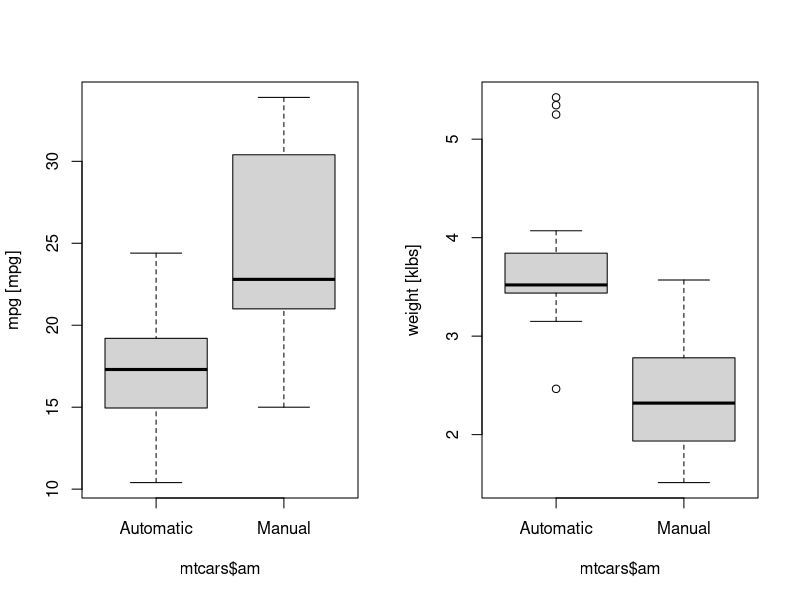

R code for this plot:
# Coursera Data Science Specialization Course 7 Project 1 Script


# The purpose of this script is to complete the basic requirements behind the
# project 1 peer-graded assignment which is part of the Regression Models course
# from Johns Hopkins University within the Data Science Specialization on
# Coursera.
#
# The instructions say to perform exploratory data analysis and use regression
# models with the mtcars data set to answer these questions:
# 1. Is an automatic or manual transmission better for fuel economy
# 2. Quantify the impact of transmission type on fuel economy
#
# The input for this document is the mtcars data set which comes as part of the
# datasets package in base R. There is no specific output for this script, the
# script will just be used as a starting point for creating a markdown file
# which will later be used to create a final report.


library(datasets)
library(dplyr)


## Part 1) Loading, exploring, and preprocessing the data

data("mtcars")  # Load the mt cars data set into workspace as an object mtcars
mtcars <- as_tibble(mtcars)  # Convert from data frame to a tbl_df object
#print(str(mtcars))  # Check out the variables and preview some values
# The variables are mostly self-explanatory, but checking the helpfile is useful
# mpg	= Miles/(US) gallon
# cyl	= Number of cylinders
# disp = Displacement (cu.in.)
# hp = Gross horsepower
# drat = Rear axle ratio
# wt = Weight (1000 lbs)
# qsec = 1/4 mile time
# vs = Engine (0 = V-shaped, 1 = straight)
# am = Transmission (0 = automatic, 1 = manual)
# gear = Number of forward gears
# carb = Number of carburetors

# All of the variables begin as the type numeric, but many are not continuous
# and for the purpose of this analysis it will be more useful to think of them
# as factors instead. These will be converted to factors below.
mtcars <- mtcars %>%
  mutate(cyl = as.factor(cyl)) %>%
  mutate(vs = as.factor(vs)) %>%
  mutate(am = as.factor(am)) %>%
  mutate(gear = as.factor(gear)) %>%
  mutate(carb = as.factor(carb))

# The vs and am variables are coded with ones and zeros, but it will be easier
# to work with them by the names those values represent:
levels(mtcars$vs) <- c("V-shaped", "Straight")
levels(mtcars$am) <- c("Automatic", "Manual")
    
# Make some plots to check out the data
par(mfrow = c(1, 2))  # Setup plot space
boxplot(mtcars$mpg ~ mtcars$am, ylab = "mpg [mpg]")  # mpg vs. transmission type
boxplot(mtcars$wt ~ mtcars$am, ylab = "weight [klbs]")  # wt vs. trans type
# In the first plot above one could jump to the conclusion that mpg is clearly
# higher with manual transmission. However in the second plot one can see that
# manual transmission vehicles tend to be lighter in this dataset, and common
# sense suggests that mpg should be higher for lower weight vehicles. Many of
# these variables can be expected to correlate with mpg and/or with each other.
# The regression model must correct for these confounding effects and correctly
# isolate the effect of transmission on fuel economy.
